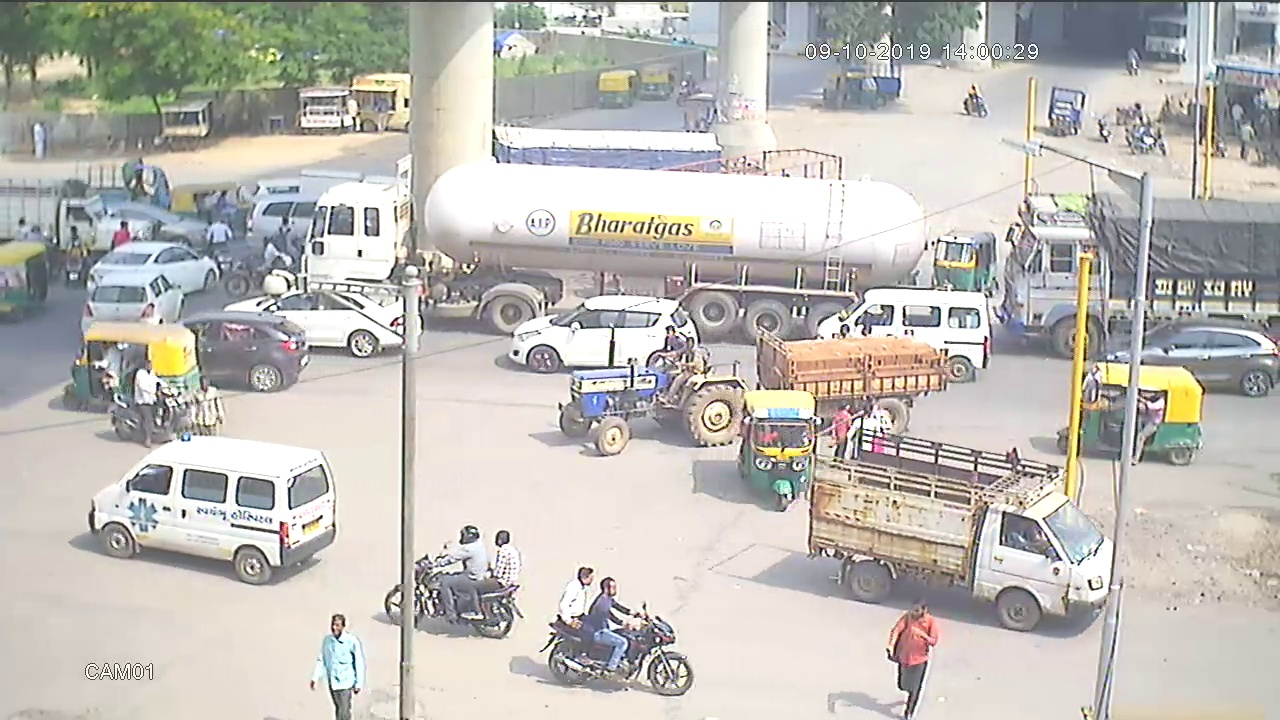
#> input picture Annotation Sample/Day 1.jpg, 1280 x 720 px, given in place of vid2.mp4, which was not available
$ python videoPreProcessing.py
#> lines starting #> are read from the running program, lines starting #| are printed output that depends on the picture; pictures that were not available may be replaced by others from this repository, and a replacement may not be noted
#!/usr/bin/env python
# coding: utf-8

# In[24]:


import numpy as np
import cv2
get_ipython().run_line_magic('matplotlib', 'inline')
from matplotlib import pyplot as plt
import os


# In[25]:


def frameProcessing(img):

    equ = cv2.equalizeHist(img)
    res = np.hstack((img,equ))
    cv2.imwrite('res.png',res)
    img1 = cv2.imread('res.png',0)
    #print(type(img1))
    #plt.imshow(img1)
    #plt.show()

    histr = cv2.calcHist([img],[0],None,[256],[0,256])
    hist1 = cv2.calcHist([img1],[0],None,[256],[0,256])

    # [4 lines of commented-out code are left out]

    clahe = cv2.createCLAHE(clipLimit=2.0, tileGridSize=(8,8))
    cl1 = clahe.apply(img)

    cv2.imwrite('clahe_2.jpg',cl1)
    img1= cv2.imread('clahe_2.jpg',0)

    hist1 = cv2.calcHist([img1],[0],None,[256],[0,256])
    #plt.plot(hist1)
    #plt.show()

    #cl1 = cv2.resize(cl1, (640,480))

    alpha = 0.8 # Contrast control (1.0-3.0)
    beta = 30 # Brightness control (0-100)

    corrected_image = cv2.convertScaleAbs(cl1, alpha=alpha, beta=beta)

    clahe = cv2.createCLAHE(clipLimit=2.0, tileGridSize=(8,8))
    cl2 = clahe.apply(corrected_image)
    #cv2.imshow("cl2", cl2)

    corrected_image = cv2.convertScaleAbs(cl2, alpha=alpha, beta=beta)
    #cv2.imshow("cl2_adjusted", cl2)

    corrected_image = cv2.cvtColor(corrected_image, cv2.COLOR_GRAY2RGB)

    return corrected_image


# In[26]:


# some code to extract frames from a video and store them in a particular directory

def Extract_Frames(path = "C:/Users/ARCHIT/Desktop/VideoProcess/vid2.mp4", extr_img_dir="C:/Users/ARCHIT/Desktop/VideoProcess/Extr_imgs"):
    count = 0
    vidcap = cv2.VideoCapture(path)
    framerate = vidcap.get(5)
    success, image = vidcap.read()
#> image is the input picture: shape (720, 1280, 3); mean B, G, R 181.8, 187.6, 190.4
    success = True
    frameSize = (image.shape[1], image.shape[0])
    print(frameSize)
#| (1280, 720)
    out = cv2.VideoWriter('C:/Users/ARCHIT/Desktop/VideoProcess/final_vid2.avi',cv2.VideoWriter_fourcc(*'DIVX'), framerate, frameSize) ## Output video Path
    #out = cv2.VideoWriter('C:/Users/ARCHIT/Desktop/VideoProcess/final_vid.avi',cv2.VideoWriter_fourcc(*'MJPG'), framerate, frameSize)
    while success:# and count <1600 :
        try:
            #vidcap.set(cv2.CAP_PROP_POS_MSEC,(count*333))#1000))
            success,image = vidcap.read()
            if not success:
                break
            image = cv2.cvtColor(image, cv2.COLOR_RGB2GRAY) # Here the image will have only one channel
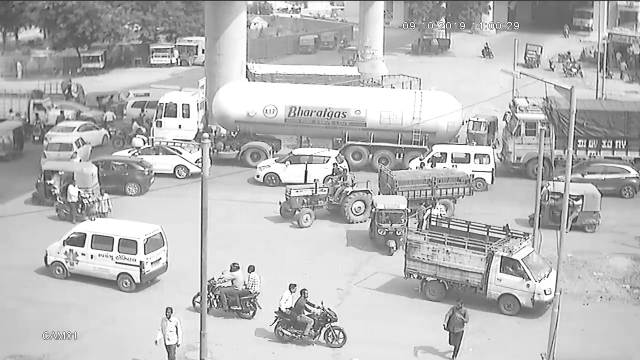
#> image: shape (720, 1280) (shown at 1/2 size); min 0, max 255, mean 186.2
            #image = cv2.cvtColor(image, cv2.COLOR_GRAY2RGB)

            image = frameProcessing(image)
#> in frameProcessing, `equ = cv2.equalizeHist(img)`:
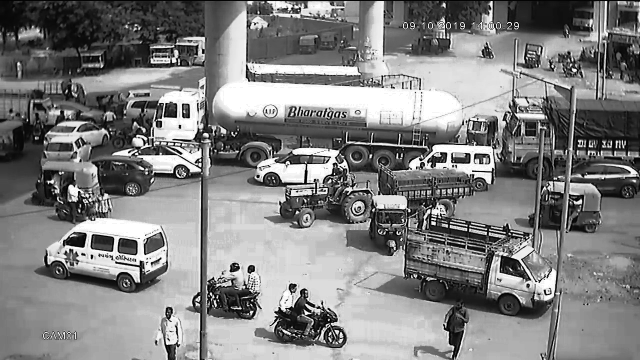
#> equ: shape (720, 1280) (shown at 1/2 size); min 0, max 255, mean 128.6
#> in frameProcessing, `res = np.hstack((img,equ))`:
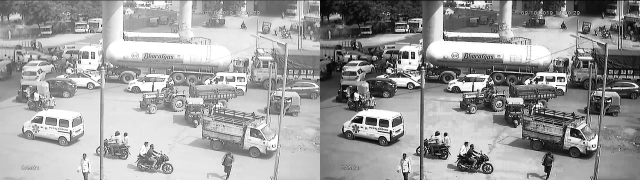
#> res: shape (720, 2560) (shown at 1/4 size); min 0, max 255, mean 157.4
#> in frameProcessing, `histr = cv2.calcHist([img],[0],None,[256],[0,256])`: histr = 256 values, max 34452 at index 255, min 8 at index 0, mean 3600
#> in frameProcessing, `hist1 = cv2.calcHist([img1],[0],None,[256],[0,256])`: hist1 = 256 values, max 68904 at index 255, min 56 at index 18, mean 7200
#> in frameProcessing, `cl1 = clahe.apply(img)`:
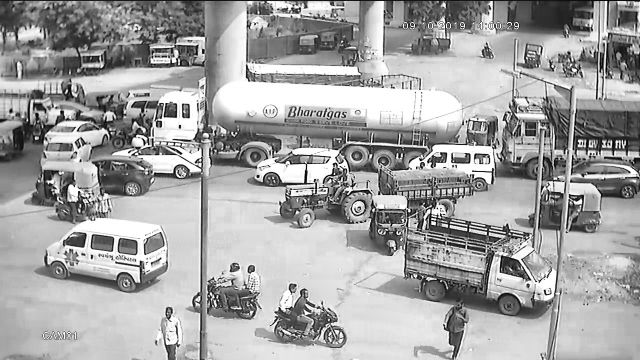
#> cl1: shape (720, 1280) (shown at 1/2 size); min 0, max 255, mean 163.3
#> in frameProcessing, `hist1 = cv2.calcHist([img1],[0],None,[256],[0,256])`: hist1 = 256 values, max 33476 at index 255, min 111 at index 1, mean 3600
#> in frameProcessing, `corrected_image = cv2.convertScaleAbs(cl2, alpha=alpha, beta=beta)`:
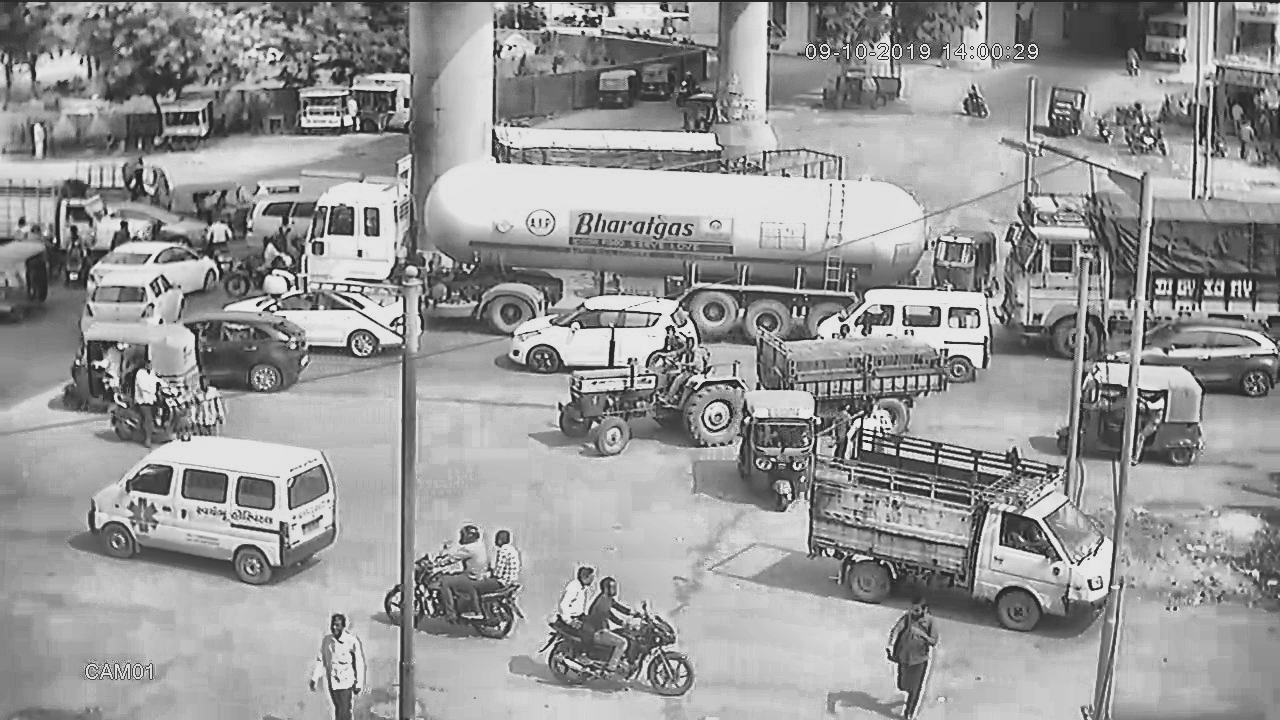
#> corrected_image: shape (720, 1280); min 32, max 233, mean 151.6

            # [5 lines of commented-out code are left out]
            out.write(image)
            # cv2.imwrite( os.path.join(extr_img_dir , "frame%d.jpg" % count), image)          # save frame as JPEG file
            count = count + 1
            #cv2_imshow(image)
        except Exception as e:
            print("Some error occured here : " + e)
            #break
    out.release()

Extract_Frames()
print("done!")


# In[ ]:


# In[ ]:


# In[ ]:

$ run again, on Annotation Sample/Day 2.jpg
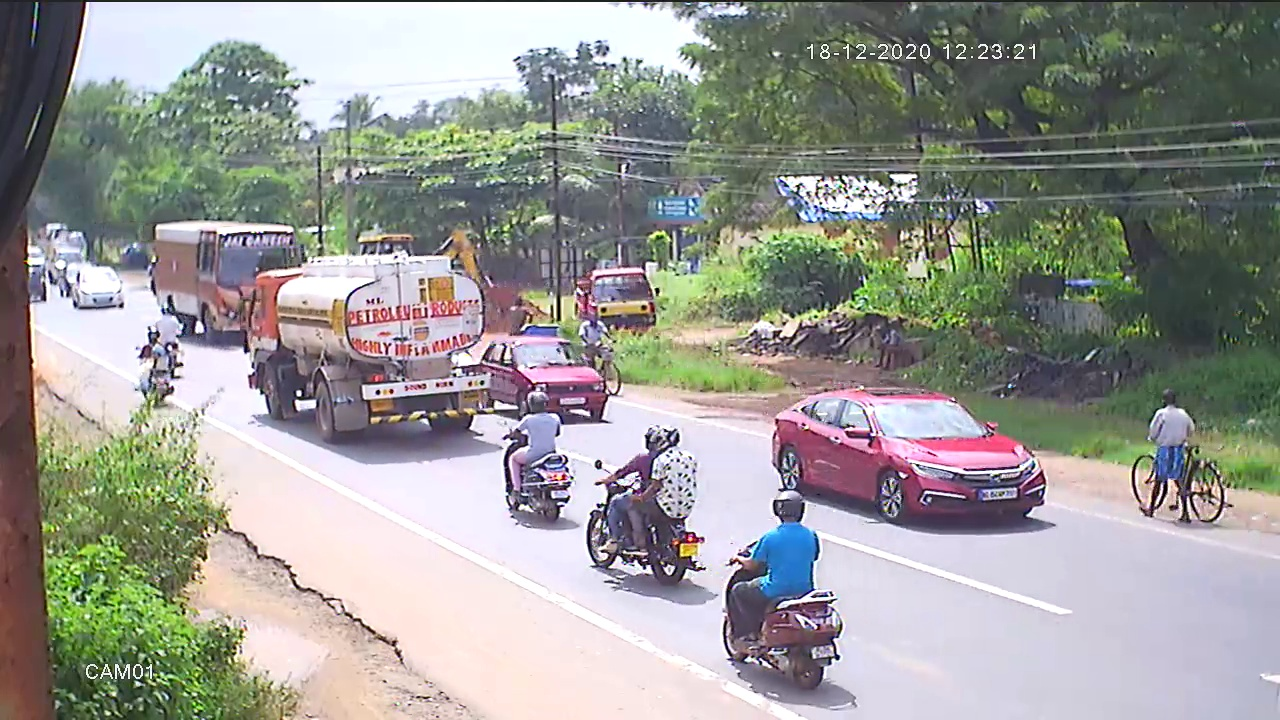
#> input picture Annotation Sample/Day 2.jpg, 1280 x 720 px, given in place of vid2.mp4, which was not available
#> in Extract_Frames, image is the input picture: shape (720, 1280, 3); mean B, G, R 148, 152.5, 152.4
#| (1280, 720)
#> image: shape (720, 1280)
#> in frameProcessing, `res = np.hstack((img,equ))`:
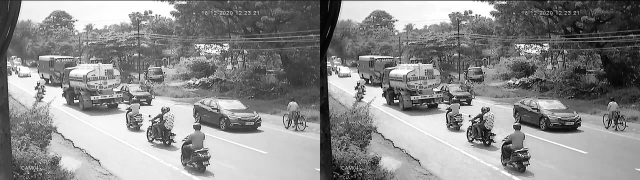
#> res: shape (720, 2560) (shown at 1/4 size); min 0, max 255, mean 139.7
#> histr = 256 values, max 17714 at index 254, min 19 at index 0, mean 3600
#> in frameProcessing, `hist1 = cv2.calcHist([img1],[0],None,[256],[0,256])`: hist1 = 256 values, max 35428 at index 254, min 188 at index 15, mean 7200
#> in frameProcessing, `hist1 = cv2.calcHist([img1],[0],None,[256],[0,256])`: hist1 = 256 values, max 9124 at index 252, min 294 at index 1, mean 3600
#> in frameProcessing, `corrected_image = cv2.convertScaleAbs(cl2, alpha=alpha, beta=beta)`:
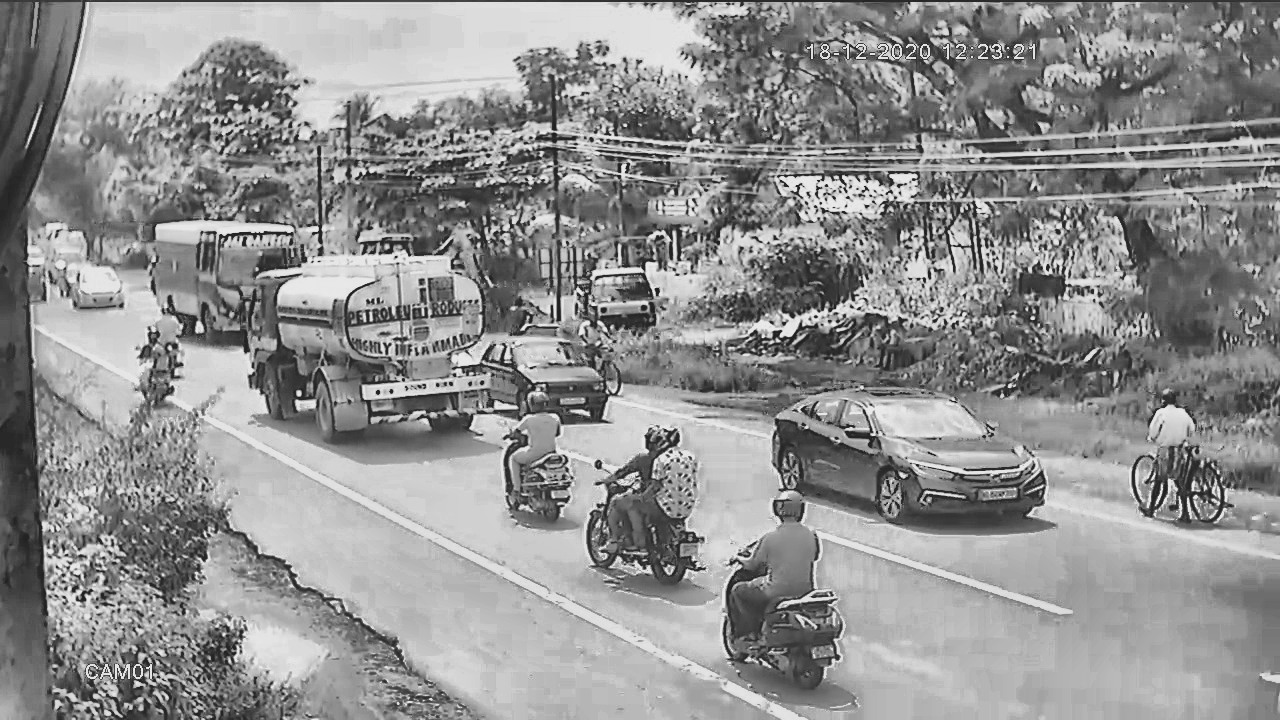
#> corrected_image: shape (720, 1280); min 31, max 234, mean 144.3

$ run again, on Annotation Sample/Day 3.jpg
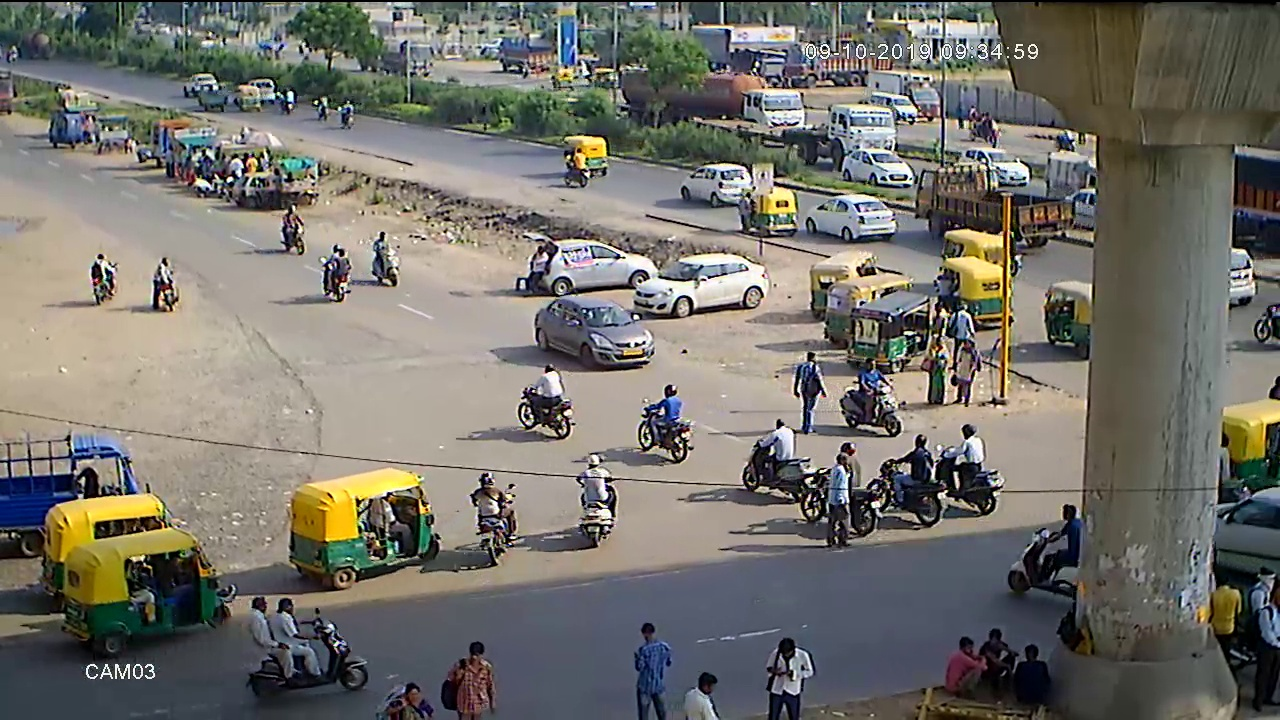
#> input picture Annotation Sample/Day 3.jpg, 1280 x 720 px, given in place of vid2.mp4, which was not available
#> in Extract_Frames, image is the input picture: shape (720, 1280, 3); mean B, G, R 106.5, 113.5, 115.6
#| (1280, 720)
#> image: shape (720, 1280)
#> in frameProcessing, `res = np.hstack((img,equ))`:
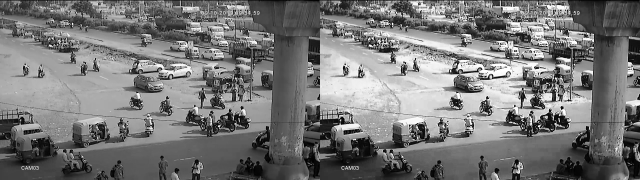
#> res: shape (720, 2560) (shown at 1/4 size); min 0, max 255, mean 119.8
#> histr = 256 values, max 12705 at index 168, min 117 at index 255, mean 3600
#> in frameProcessing, `hist1 = cv2.calcHist([img1],[0],None,[256],[0,256])`: hist1 = 256 values, max 18666 at index 96, min 367 at index 231, mean 7200
#> in frameProcessing, `hist1 = cv2.calcHist([img1],[0],None,[256],[0,256])`: hist1 = 256 values, max 8553 at index 171, min 689 at index 254, mean 3600
#> in frameProcessing, `corrected_image = cv2.convertScaleAbs(cl2, alpha=alpha, beta=beta)`:
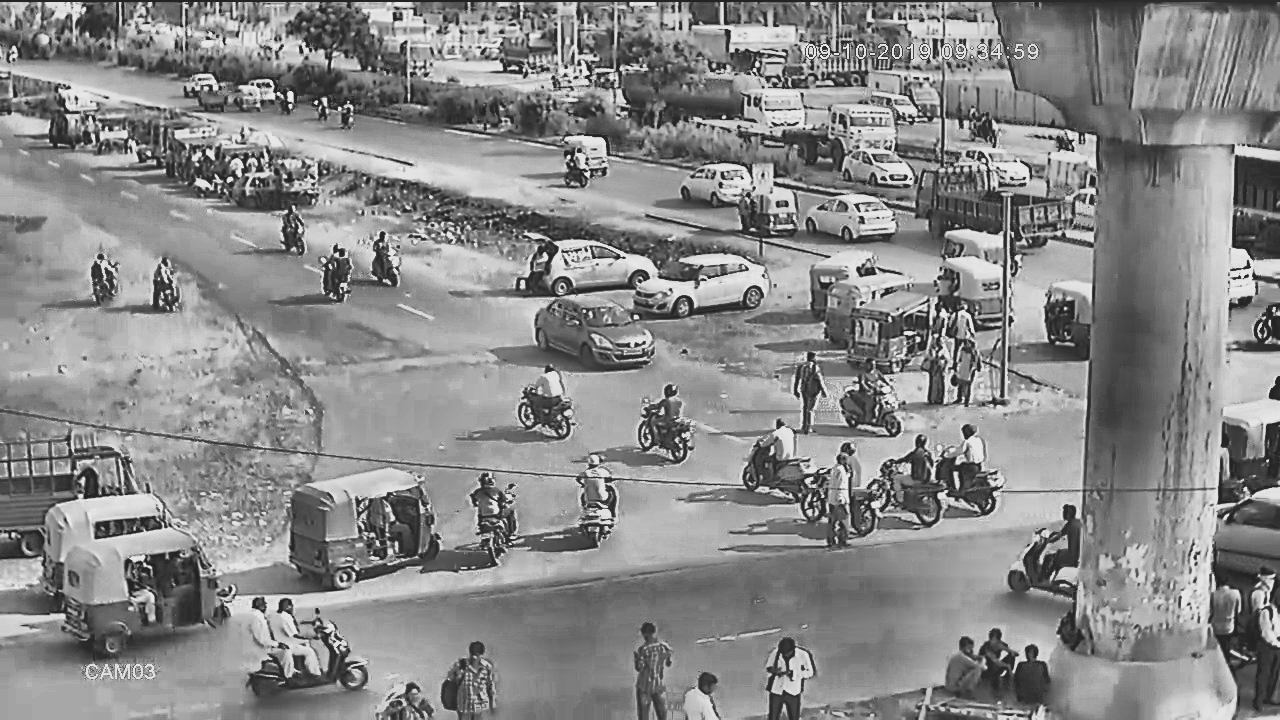
#> corrected_image: shape (720, 1280); min 32, max 234, mean 136.8
